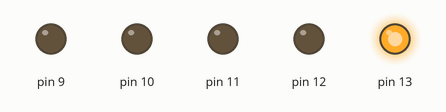
This sketch was run on a simulated Arduino Uno, built with avr-gcc and run on an emulated ATmega328P. Shown: output pins drawn as LEDs (lit = HIGH).

Above: at 0.02 s.
At 0.22 s:
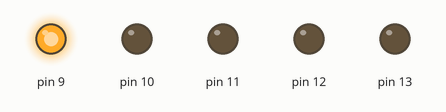
At 0.62 s:
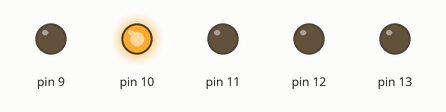
At 1.47 s:
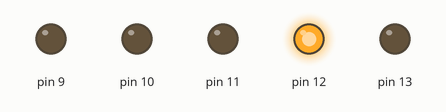
At 2.92 s:
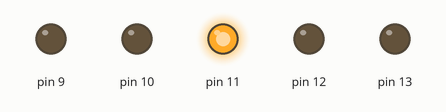
Timing chart, 0 to 3.2 s (numbered marks = the images above):
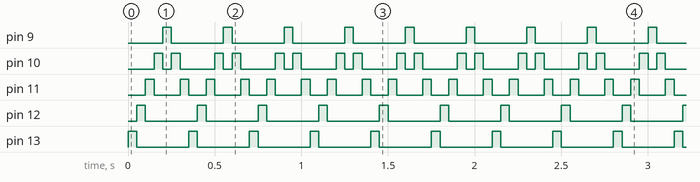

The sketch:

SUPER_MAQUINAFINAL.ino
```cpp
/**
   SUPERMAQUINA
   @author Ravena Angelo
*/

void setup() {
  pinMode (13, OUTPUT);
  pinMode (12, OUTPUT);
  pinMode (11, OUTPUT);
  pinMode (10, OUTPUT);
  pinMode (9, OUTPUT);


}

void loop() {
  int efeito = 50;
  for (int i = 13; i >= 9; i--) {
    digitalWrite (i, HIGH);
    delay (efeito);
    digitalWrite (i, LOW);
  }
  for (int i = 10; i<12; i++) {
    digitalWrite (i, HIGH);
    delay (efeito);
    digitalWrite (i, LOW);
    }

}
```

Measured:
- by itself, pin 9, pin 12, pin 13: alternates HIGH for 0.05 s and LOW for 0.30 s
- by itself, pin 10: repeats every 0.35 s: LOW 0.05 s, HIGH 0.05 s, LOW 0.20 s, HIGH 0.05 s
- by itself, pin 11: alternates HIGH for 0.05 s and LOW for 0.13 s
